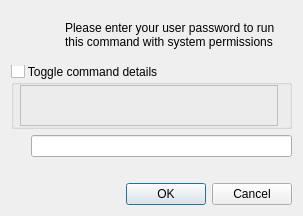
<?xml version="1.0" encoding="UTF-8"?>
<ui version="4.0">
 <class>MainWindow</class>
 <widget class="QMainWindow" name="MainWindow">
  <property name="geometry">
   <rect>
    <x>0</x>
    <y>0</y>
    <width>303</width>
    <height>216</height>
   </rect>
  </property>
  <property name="sizePolicy">
   <sizepolicy hsizetype="Preferred" vsizetype="MinimumExpanding">
    <horstretch>0</horstretch>
    <verstretch>0</verstretch>
   </sizepolicy>
  </property>
  <property name="windowTitle">
   <string>Requesting System Permissions</string>
  </property>
  <property name="windowIcon">
   <iconset resource="lumina-sudo.qrc">
    <normaloff>:/lock.png</normaloff>:/lock.png</iconset>
  </property>
  <widget class="QWidget" name="centralWidget">
   <layout class="QGridLayout" name="gridLayout">
    <item row="2" column="0">
     <layout class="QHBoxLayout" name="horizontalLayout">
      <item>
       <spacer name="horizontalSpacer">
        <property name="orientation">
         <enum>Qt::Horizontal</enum>
        </property>
        <property name="sizeType">
         <enum>QSizePolicy::Fixed</enum>
        </property>
        <property name="sizeHint" stdset="0">
         <size>
          <width>20</width>
          <height>17</height>
         </size>
        </property>
       </spacer>
      </item>
      <item>
       <widget class="QLineEdit" name="passwordLineEdit">
        <property name="echoMode">
         <enum>QLineEdit::Password</enum>
        </property>
       </widget>
      </item>
     </layout>
    </item>
    <item row="0" column="0">
     <layout class="QHBoxLayout" name="horizontalLayout_2">
      <item>
       <widget class="QLabel" name="iconLabel">
        <property name="minimumSize">
         <size>
          <width>48</width>
          <height>48</height>
         </size>
        </property>
        <property name="maximumSize">
         <size>
          <width>48</width>
          <height>16777215</height>
         </size>
        </property>
        <property name="pixmap">
         <pixmap>lock.svg</pixmap>
        </property>
        <property name="scaledContents">
         <bool>true</bool>
        </property>
        <property name="alignment">
         <set>Qt::AlignCenter</set>
        </property>
       </widget>
      </item>
      <item>
       <widget class="QLabel" name="infoLabel">
        <property name="font">
         <font>
          <weight>50</weight>
          <bold>false</bold>
         </font>
        </property>
        <property name="text">
         <string>Please enter your user password to run this command with system permissions</string>
        </property>
        <property name="alignment">
         <set>Qt::AlignLeading|Qt::AlignLeft|Qt::AlignVCenter</set>
        </property>
        <property name="wordWrap">
         <bool>true</bool>
        </property>
       </widget>
      </item>
     </layout>
    </item>
    <item row="4" column="0">
     <widget class="QDialogButtonBox" name="buttonBox">
      <property name="standardButtons">
       <set>QDialogButtonBox::Cancel|QDialogButtonBox::Ok</set>
      </property>
     </widget>
    </item>
    <item row="3" column="0">
     <widget class="QLabel" name="labelBadPW">
      <property name="styleSheet">
       <string notr="true">color: rgb(255, 15, 7);</string>
      </property>
      <property name="text">
       <string/>
      </property>
     </widget>
    </item>
    <item row="1" column="0">
     <widget class="QGroupBox" name="commandGroupBox">
      <property name="sizePolicy">
       <sizepolicy hsizetype="Preferred" vsizetype="MinimumExpanding">
        <horstretch>0</horstretch>
        <verstretch>0</verstretch>
       </sizepolicy>
      </property>
      <property name="styleSheet">
       <string notr="true">QGroupBox::indicator:unchecked{
image: url(:icons/arrow-down.png);
}
QGroupBox::indicator:checked{
image: url(:icons/arrow-up.png);
}
QGroupBox::title{
spacing: 1px;
}</string>
      </property>
      <property name="title">
       <string>Toggle command details</string>
      </property>
      <property name="checkable">
       <bool>true</bool>
      </property>
      <property name="checked">
       <bool>false</bool>
      </property>
      <layout class="QVBoxLayout" name="verticalLayout">
       <property name="sizeConstraint">
        <enum>QLayout::SetMinimumSize</enum>
       </property>
       <property name="leftMargin">
        <number>6</number>
       </property>
       <property name="topMargin">
        <number>0</number>
       </property>
       <property name="bottomMargin">
        <number>0</number>
       </property>
       <item>
        <widget class="QLabel" name="commandLabel">
         <property name="sizePolicy">
          <sizepolicy hsizetype="Preferred" vsizetype="MinimumExpanding">
           <horstretch>0</horstretch>
           <verstretch>0</verstretch>
          </sizepolicy>
         </property>
         <property name="font">
          <font>
           <weight>75</weight>
           <bold>true</bold>
          </font>
         </property>
         <property name="frameShape">
          <enum>QFrame::Box</enum>
         </property>
         <property name="text">
          <string notr="true"/>
         </property>
         <property name="wordWrap">
          <bool>true</bool>
         </property>
         <property name="textInteractionFlags">
          <set>Qt::LinksAccessibleByMouse|Qt::TextSelectableByKeyboard|Qt::TextSelectableByMouse</set>
         </property>
        </widget>
       </item>
      </layout>
     </widget>
    </item>
   </layout>
  </widget>
 </widget>
 <layoutdefault spacing="6" margin="11"/>
 <resources>
  <include location="lumina-sudo.qrc"/>
 </resources>
 <connections/>
</ui>
